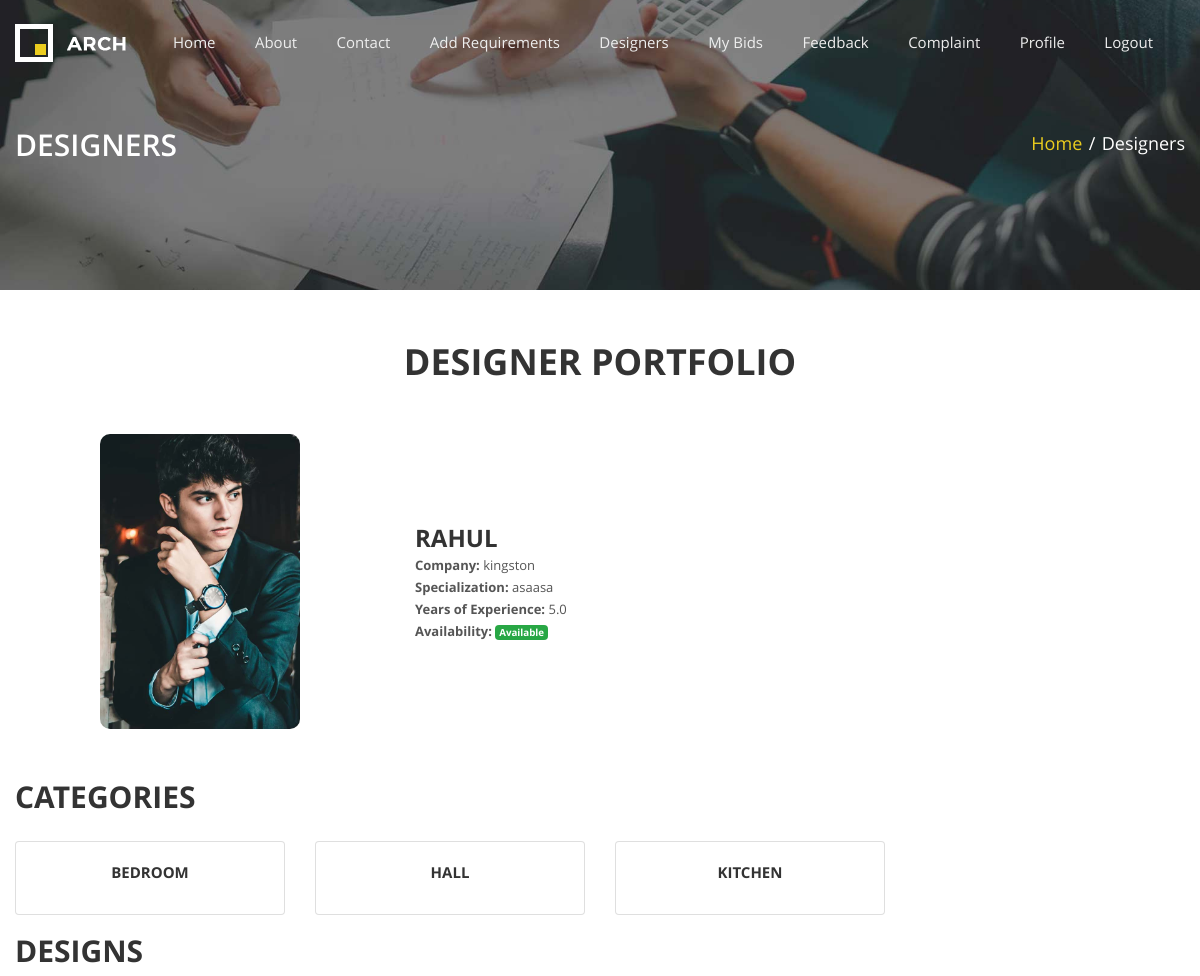
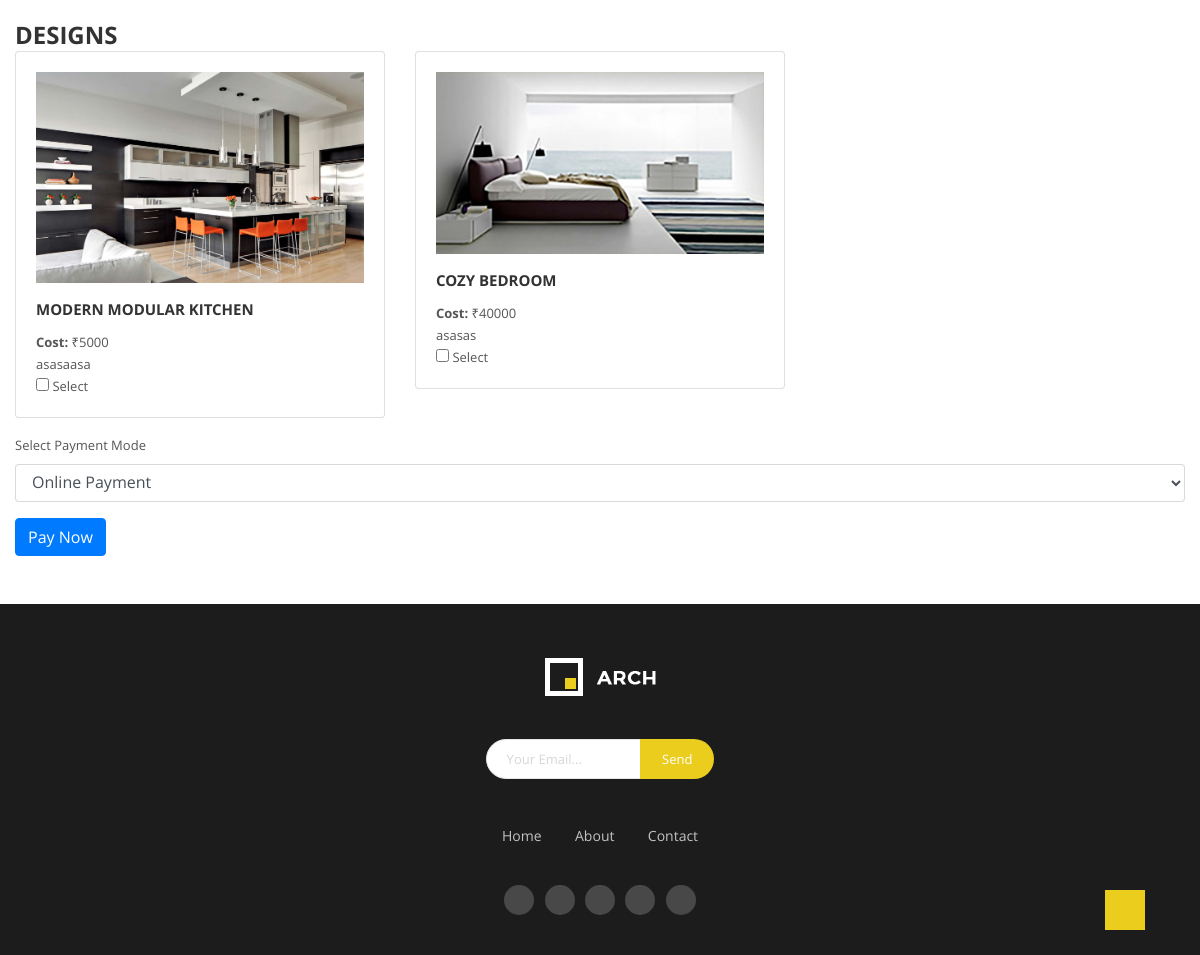
The page /portfolio_view/1/ (signed in) on the database its author committed (2 pictures, top to bottom).
### myapp/models.py (models this page shows, shortened)
class DesignerProfile(models.Model):
    user = models.ForeignKey(Login, on_delete=models.CASCADE)
    address = models.TextField(blank=True, null=True)
    designerprofile_image = models.ImageField(upload_to='seller_profiles/', blank=True, null=True)
    company_name  = models.CharField(max_length=255, blank=True, null=True)
    company_address = models.TextField(blank=True, null=True)
    years_of_experience = models.FloatField(blank=True, null=True)
    specialization = models.CharField(max_length=255, blank=True, null=True)
    rating = models.FloatField(default=0.0)  # Changed to FloatField
    availability = models.CharField(max_length=40, choices=[('Available', 'Available'), ('Not Available', 'Not Available')], default='Available')
    def designer_image(self):
        return mark_safe('<img src = "{}" width = "100">'.format(self.designerprofile_image.url))
    designer_image.allow_tags = True

class Login(models.Model):
    name = models.CharField(max_length=100)
    email = models.EmailField(unique=True)
    password = models.CharField(max_length=100, default="admin@123")
    phone = models.CharField(max_length=20, null=True, blank=True)
    ROLE = (
        ("Designer", "Designer"),
        ("User", "User"),
    )
    role = models.CharField(max_length=10, choices=ROLE, default='User')
    STATUS = (
        ("0", "unapproved"),
        ("1", "approved")
    )
    status = models.CharField(max_length=10, choices=STATUS, default='0')
    id_proof = models.FileField(upload_to='id_proofs/', null=True, blank=True, default=None)
    def pic(self):
        return mark_safe('<img src = "{}" width = "100">'.format(self.id_proof.url))
    pic.allow_tags = True

class Category(models.Model):
    name = models.CharField(max_length=25)

class Design(models.Model):
    designer = models.ForeignKey('Login', on_delete=models.CASCADE, limit_choices_to={'role': 'Designer'}, default='')
    category = models.ForeignKey(Category, on_delete=models.CASCADE)
    design_name = models.CharField(max_length=250, null=False)
    design_price = models.IntegerField(null=False)
    design_desc = models.CharField(max_length=250, null=False)
    image = models.ImageField(upload_to='products/', null=True, blank=True)
    def pic1(self):
        return mark_safe('<img src = "{}" width = "100">'.format(self.image.url))
    pic1.allow_tags = True

### myapp/views.py (the view, shortened to what this page needs)
# urls.py: path('portfolio_view/<int:designer_id>/', views.portfolio_view, name='portfolio_view'),
def portfolio_view(request, designer_id):
    uid = request.session.get('log_id')
    context = checksession(request)
    try:
        designer = DesignerProfile.objects.get(id=designer_id)
    except DesignerProfile.DoesNotExist:
        messages.error(request, "Designer not found.")
        return redirect('designer_list')
    categories = Category.objects.all()
    designs = Design.objects.filter(designer=designer.user)
    context.update({
        'designer': designer,
        'categories': categories,
        'designs': designs,
    })
    return render(request, 'portfolio.html', context)

### myapp/views.py (called while the page is built)
def checksession(request):
    uid = request.session.get('log_id')
    if not uid:
        return None
    try:
        userdata = Login.objects.get(id=uid)
        is_designer = userdata.role == "Designer"
        if is_designer:
            try:
                profile = DesignerProfile.objects.get(user=userdata)
            except DesignerProfile.DoesNotExist:
                profile = None
        else:
            try:
                profile = UserProfile.objects.get(user=userdata)
            except UserProfile.DoesNotExist:
                profile = None
        context = {
            'userdata': userdata,
            'is_designer': is_designer,
            'profile': profile,
        }
        return context
    except Login.DoesNotExist:
        return None

### myapp/templates/portfolio.html (shortened to what this page needs)
{%extends 'base.html'%}
{%block main%}
{%load static%}
    <section class="navigation">
      <div class="parallax parallax--ser-li">
        <div class="container clearfix">
          <div class="row">
            <div class="col-md-12">
              <h2>
                Designers
              </h2>
              <ul class="breadcrumbs ul--inline ul--no-style">
                <li>
                  <a href=" {% static 'index.html' %} ">Home</a>
                </li>
                <span>/</span>
                <li class="active">
                  Designers
                </li>
              </ul>
            </div>
          </div>
        </div>
      </div>
    </section>
   <div class="container py-5">
        <h1 class="text-center mb-5">Designer Portfolio</h1>
        <div class="designer-card mb-5">
            <div class="row align-items-center">
                <div class="col-md-4 text-center">
                    <img src="{{ designer.designerprofile_image.url }}" alt="Designer Image" class="img-fluid" width="200">
                </div>
                <div class="col-md-8">
                    <h3>{{ designer.user.name }}</h3>
                    <p><strong>Company:</strong> {{ designer.company_name }}</p>
                    <p><strong>Specialization:</strong> {{ designer.specialization }}</p>
                    <p><strong>Years of Experience:</strong> {{ designer.years_of_experience }}</p>
                    <p><strong>Availability:</strong> <span class="badge bg-success">{{ designer.availability }}</span></p>
                </div>
            </div>
        </div>
        <h2 class="mb-4">Categories</h2>
        <div class="row">
            {% for category in categories %}
                <div class="col-md-3">
                    <div class="card text-center mb-3">
                        <div class="card-body">
                            <h5 class="card-title">{{ category.name }}</h5>
                        </div>
                    </div>
                </div>
            {% endfor %}
        </div>
        <h2 class="mb-4">Designs</h2>
        <form method="POST">
                <h3>Designs</h3>
                {% if designs %}
    <div class="row">
        {% for design in designs %}
        <div class="col-md-4">
            <div class="card mb-3">
                <div class="card-body">
                    <figure class="service-image">
                        <img src="{{ design.image.url }}" alt="{{ design.design_name }}" class="img-fluid">
                    </figure>
                    <h5 class="card-title">{{ design.design_name }}</h5>
                    <p><strong>Cost:</strong> ₹{{ design.design_price }}</p>
                    <p>{{ design.design_desc }}</p>
                    <div>
                        <input type="checkbox" name="designs" value="{{ design.id }}"> Select
                    </div>
                </div>
            </div>
        </div>
        {% endfor %}
    </div>
{% else %}
    <p>No designs available for this designer.</p>
{% endif %}
    <div class="form-group">
        <label for="payment_mode">Select Payment Mode</label>
        <select id="payment_mode" name="payment_mode" class="form-control" onchange="togglePaymentFields()">
            <option value="online">Online Payment</option>
        </select>
    </div>
     <div class="d-grid">
        <button type="submit" class="btn btn-primary">Pay Now</button>
    </div>
</form>
    </div>
  {%endblock%}

### myapp/templates/portfolio.html (style rules this page uses)
.designer-card img { border-radius: 10px; }

### rows shown on the page
DesignerProfile: designerprofile_image (picture), user.name "RAHUL", company_name "kingston", specialization "asaasa", years_of_experience "5.0", availability "Available"
Category: name "BEDROOM"
Category: name "HALL"
Category: name "KITCHEN"
Design: image (picture), design_name "MODERN MODULAR KITCHEN", design_price "5000", design_desc "asasaasa"
Design: image (picture), design_name "COZY BEDROOM", design_price "40000", design_desc "asasas"
